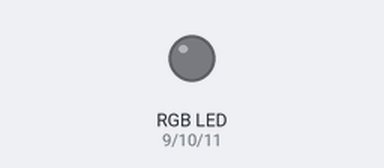
Bench run of a sketch on a simulated Arduino Uno, built with avr-gcc and run on an emulated ATmega328P. Shown: an RGB LED mixed from three pins (HIGH = lit).

Above: at 0.5 s.
At 2.5 s:
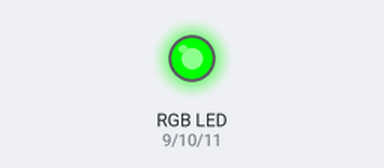
At 3.5 s:
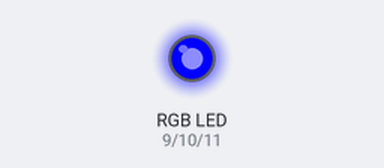
At 4.5 s:
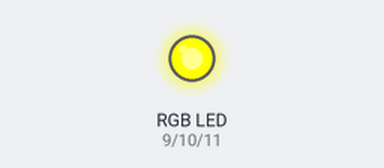
At 6.5 s:
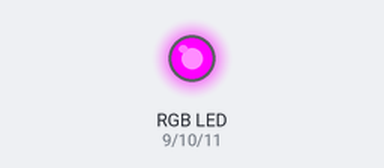
At 9.5 s:
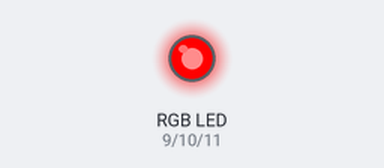
Timing chart, 0 to 10.4 s (numbered marks = the images above):
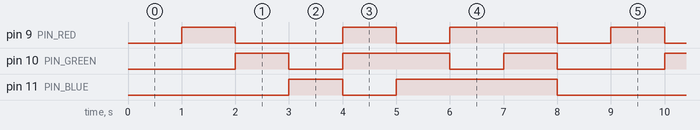

Measured:
- by itself, pin 9 (PIN_RED): repeats every 8.0 s: LOW 2.0 s, HIGH 1.0 s, LOW 1.0 s, HIGH 2.0 s, LOW 1.0 s, HIGH 1.0 s
- by itself, pin 10 (PIN_GREEN): repeats every 8.0 s: LOW 1.0 s, HIGH 2.0 s, LOW 1.0 s, HIGH 1.0 s, LOW 2.0 s, HIGH 1.0 s
- by itself, pin 11 (PIN_BLUE): repeats every 8.0 s: LOW 1.0 s, HIGH 3.0 s, LOW 3.0 s, HIGH 1.0 s

The sketch:

_17_codigo_arduino.ino
```cpp
namespace Config {
  constexpr int PIN_RED   = 9;
  constexpr int PIN_GREEN = 10;
  constexpr int PIN_BLUE  = 11;
  constexpr unsigned long INTERVAL_MS = 1000;
}

struct Rgb {
  int r;
  int g;
  int b;
};

static const Rgb COLORS[] = {
  {255, 0, 0},
  {0, 255, 0},
  {0, 0, 255},
  {255, 255, 0},
  {0, 255, 255},
  {255, 0, 255},
  {255, 255, 255},
  {0, 0, 0}
};

constexpr size_t NUM_COLORS = sizeof(COLORS) / sizeof(COLORS[0]);

static unsigned long last_switch_time = 0;
static size_t color_index = 0;

void set_color(const Rgb& c) {
  analogWrite(Config::PIN_RED,   c.r);
  analogWrite(Config::PIN_GREEN, c.g);
  analogWrite(Config::PIN_BLUE,  c.b);
}

void setup() {
  pinMode(Config::PIN_RED,   OUTPUT);
  pinMode(Config::PIN_GREEN, OUTPUT);
  pinMode(Config::PIN_BLUE,  OUTPUT);
}

void loop() {
  unsigned long now = millis();
  if (now - last_switch_time >= Config::INTERVAL_MS) {
    last_switch_time = now;
    set_color(COLORS[color_index]);
    color_index = (color_index + 1) % NUM_COLORS;
  }
}
```
